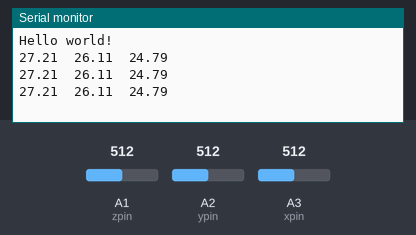
The sketch below on a simulated Arduino Leonardo, built with avr-gcc and run on an emulated ATmega32U4. Shown: the last lines printed to the serial monitor. Inputs (shaded band) come from the test bench; at power-on: A2 (ypin) = 512, A3 (xpin) = 512, A1 (zpin) = 512.

Above: at 1.3 s.
1.4 s: A2 (ypin) set to 716
At 1.9 s:
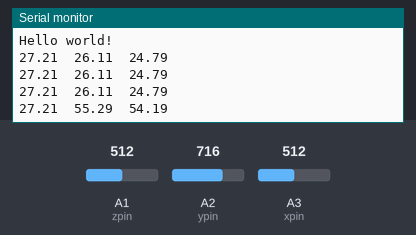
2.9 s: A3 (xpin) set to 716
At 3.4 s:
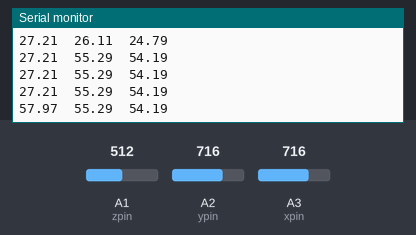
4.4 s: A2 (ypin) set to 900
At 4.9 s:
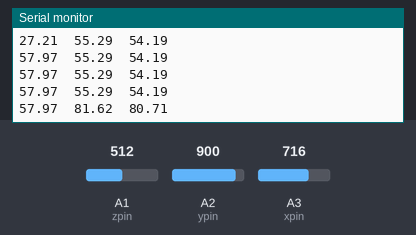
5.9 s: A3 (xpin) set to 900
At 6.4 s:
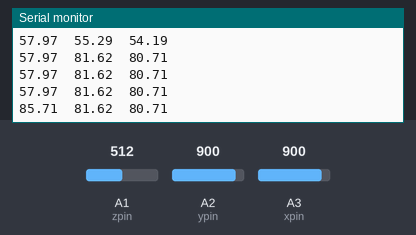
Timing chart, 0 to 8.4 s (numbered marks = the images above; inputs shaded):
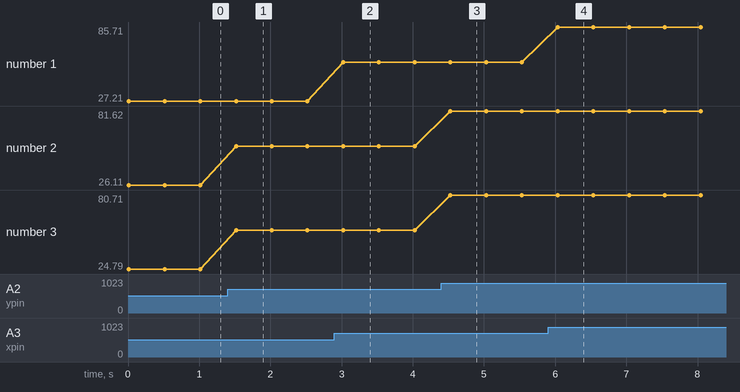

Measured:
- after the input at 1.4 s, the serial monitor: prints a new line after 0.12 s (image 1)
- after the input at 2.9 s, the serial monitor: prints a new line after 0.12 s (image 2)
- after the input at 4.4 s, the serial monitor: prints a new line after 0.13 s (image 3)
- after the input at 5.9 s, the serial monitor: prints a new line after 0.13 s (image 4)
- plotted number 1: 27.21 → 57.97 after the input at 2.9 s, 57.97 → 85.71 after the input at 5.9 s
- plotted number 2: 26.11 → 55.29 after the input at 1.4 s, 55.29 → 81.62 after the input at 4.4 s
- plotted number 3: 24.79 → 54.19 after the input at 1.4 s, 54.19 → 80.71 after the input at 4.4 s

The sketch:

acceleromator_test.ino
```cpp
const int xpin = 21;
const int ypin = 20;
const int zpin = 19;


void setup() {
  // put your setup code here, to run once:
  Serial.begin(9600);
  while (!Serial) {
    ; // wait for serial port to connect. Needed for Leonardo only
  }
  Serial.println("Hello world!");
}

void loop() {
  // put your main code here, to run repeatedly:

  int x = analogRead(xpin);
  int y = analogRead(ypin);
  int z = analogRead(zpin);

  float zero_G = 512.0;
  float scale = 102.3;

  Serial.print(((float)x - 331.5)/65*9.8);
  Serial.print("\t");
  Serial.print(((float)y- 329.5)/68.5*9.8);
  Serial.print("\t");
  Serial.print(((float)y- 340)/68*9.8);
  Serial.print("\n");
  delay(500);
}
```
